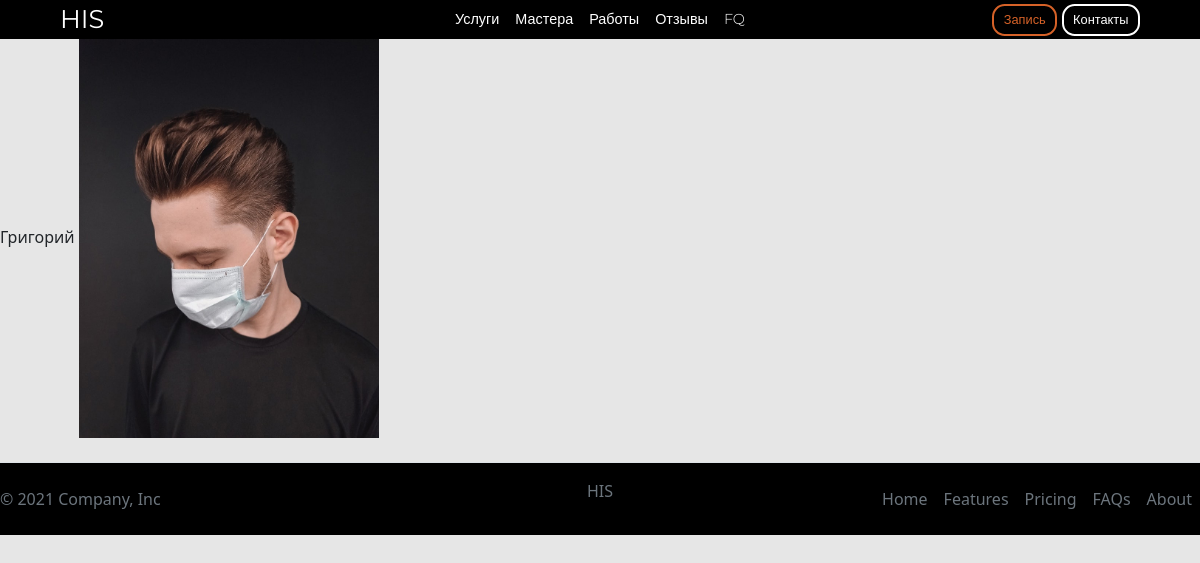
The page /barber/Lastov/ on the database its author committed.
### mainapp/models.py (models this page shows, shortened)
class Barber(models.Model):
    image = models.ImageField(verbose_name='Аватарка')
    firstName = models.CharField(max_length=30, verbose_name='Имя')
    lastName = models.CharField(max_length=30, verbose_name='Фамилия')
    slug = models.SlugField(unique=True)

class GalaryHairstyle(models.Model):
    barber = models.ForeignKey(Barber, on_delete=models.CASCADE, verbose_name = 'Барбер', related_name='galary')
    chek = models.BooleanField(default=False)
    image = models.ImageField(verbose_name='Фото')

### mainapp/views.py (the view)
# urls.py: path('barber/<str:slug>/', BarberView.get, name='barber_detail'),
    def get(request, slug):
        barber= get_object_or_404(Barber, slug=slug)
        context = {
            "barber":barber
        }
        return render(request, 'barber.html', context)

### mainapp/templates/barber.html
{% extends 'base.html' %}
{% load static %}
{% block content %}
  <header class="d-flex flex-wrap align-items-center justify-content-center justify-content-md-between py-1 mb-0 bg-black sticky-top">
    <a href="/" class="d-flex align-items-center col-md-3 mb-md-0 text-decoration-none">
      <h3 class="nav-logo">HIS</h3>
    </a>
    <ul class="nav col-12 col-md-auto mb-2 justify-content-center mb-md-0">
      <li><a href="#menu" class="nav-link-lo">Услуги</a></li>
      <li><a href="#" class="nav-link-lo">Мастера</a></li>
      <li><a href="#" class="nav-link-lo">Работы</a></li>
      <li><a href="#" class="nav-link-lo">Отзывы</a></li>
      <li><a href="#fq" class="nav-link-lo">FQ</a></li>
    </ul>
    <div class="col-md-3 text-end head-btn">
      <a class="btn-navbar sp-color-white">Запись</a>
      <a class="btn-navbar white-color-sp">Контакты</a>
    </div>
  </header>
  {{barber.firstName}}
  {% for item in barber.galary.all %}
    <img src="{{item.image.url}}" alt="" width="300">
  {% endfor %}
{% endblock %}

### static/css/style.css (style rules this page uses)
:root { --sp-color:#D66228; --bg:#E6E6E6; }
body { background: var(--bg); }

### static/css/style-navbar.css (style rules this page uses)
header { font-family: 'Montserrat', sans-serif; padding: 1rem 5%; }
h3.nav-logo { margin: 0; color:#fff; align-items: center; font-size: 1.6rem; font-weight: 400; }
a.nav-link-lo { text-decoration: none; padding: 0 0.5rem; font-size: .9rem; color:#fff; font-weight: 300; }
.btn-navbar { padding: .4rem .6rem; text-decoration: none; font-size: .8rem; color: #000; border: .13rem solid #000; border-radius: .8rem; }
.btn-navbar.sp-color-white { color: var(--sp-color); border-color: var(--sp-color); }
.btn-navbar.white-color-sp { color: #fff; border-color: #fff; }

### rows shown on the page
Barber: firstName "Григорий"
GalaryHairstyle: image (picture)
